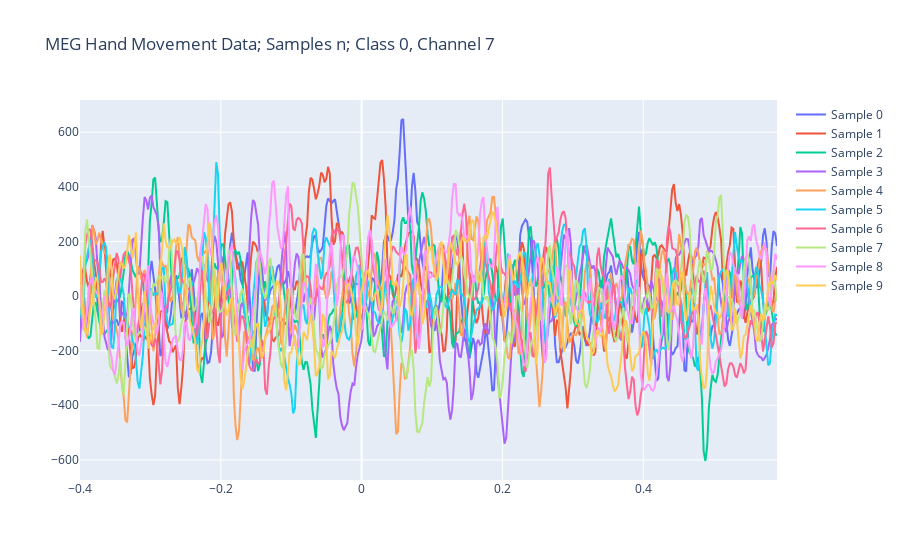

Notebook source saved alongside this figure:
### Code cell
layout = go.Layout(title = 'MEG Hand Movement Data; Samples n; Class 0, Channel 7')

data=[]

for i in range(10):
    trace = go.Scatter(
        x = time,
        y = y[i, :, 7],
        name = 'Sample '+str(i),
        mode = 'lines'
    )
    data.append(trace)

fig = go.Figure(data = data, layout = layout)
py.offline.iplot(fig)

### Figure 1 — Plotly figure (JSON) as saved in the notebook; plotly's stock layout.template omitted (floating-point values rounded to 4 significant figures; data arrays with more than 128 entries replaced by an {"elided": "..."} marker saying what was removed)
{"data": [{"mode": "lines", "name": "Sample 0", "type": "scatter", "x": {"elided": "400 float values"}, "y": {"elided": "400 float values"}}, {"mode": "lines", "name": "Sample 1", "type": "scatter", "x": {"elided": "400 float values"}, "y": {"elided": "400 float values"}}, {"mode": "lines", "name": "Sample 2", "type": "scatter", "x": {"elided": "400 float values"}, "y": {"elided": "400 float values"}}, {"mode": "lines", "name": "Sample 3", "type": "scatter", "x": {"elided": "400 float values"}, "y": {"elided": "400 float values"}}, {"mode": "lines", "name": "Sample 4", "type": "scatter", "x": {"elided": "400 float values"}, "y": {"elided": "400 float values"}}, {"mode": "lines", "name": "Sample 5", "type": "scatter", "x": {"elided": "400 float values"}, "y": {"elided": "400 float values"}}, {"mode": "lines", "name": "Sample 6", "type": "scatter", "x": {"elided": "400 float values"}, "y": {"elided": "400 float values"}}, {"mode": "lines", "name": "Sample 7", "type": "scatter", "x": {"elided": "400 float values"}, "y": {"elided": "400 float values"}}, {"mode": "lines", "name": "Sample 8", "type": "scatter", "x": {"elided": "400 float values"}, "y": {"elided": "400 float values"}}, {"mode": "lines", "name": "Sample 9", "type": "scatter", "x": {"elided": "400 float values"}, "y": {"elided": "400 float values"}}], "layout": {"autosize": true, "title": {"text": "MEG Hand Movement Data; Samples n; Class 0, Channel 7"}, "xaxis": {"autorange": true, "range": [-0.4, 0.59], "type": "linear"}, "yaxis": {"autorange": true, "range": [-673.7, 718.1], "type": "linear"}}}
